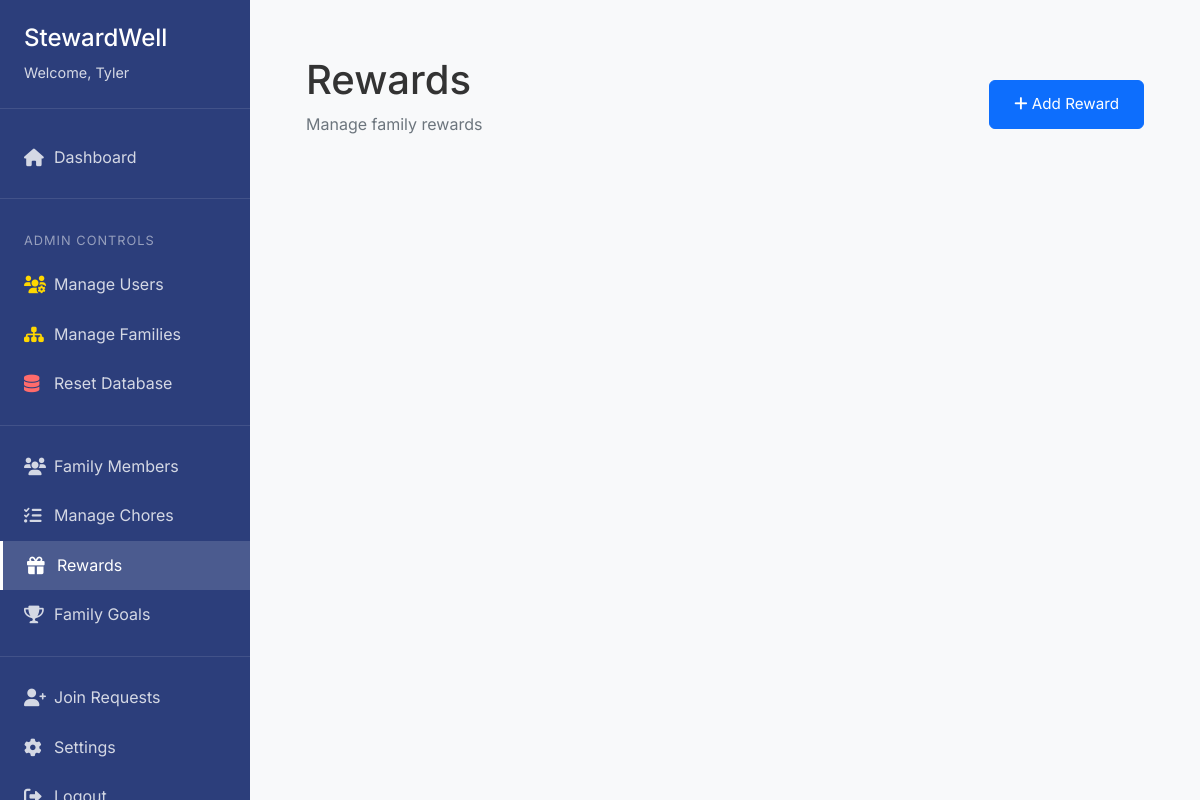
The app's page /rewards/ (signed in), older data.
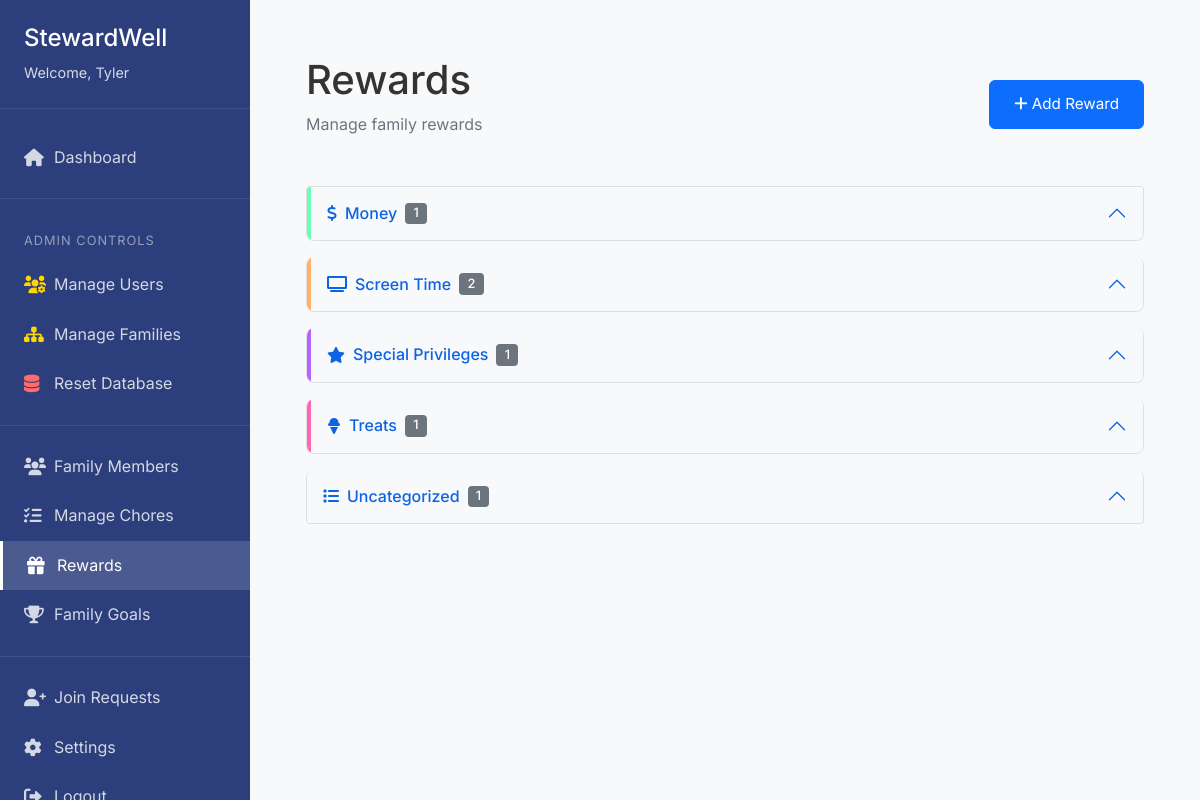
The same page, newer data.
### app/models/user.py (models this page shows)
class RewardCategory(db.Model):
    id = db.Column(db.Integer, primary_key=True)
    name = db.Column(db.String(50), nullable=False)
    color = db.Column(db.String(7), default="#6c757d")  # Hex color code
    icon = db.Column(db.String(50))  # FontAwesome icon name
    created_at = db.Column(db.DateTime, default=datetime.utcnow)
    family_id = db.Column(db.Integer, db.ForeignKey('family.id'), nullable=False)
    created_by_id = db.Column(db.Integer, db.ForeignKey('user.id'), nullable=False)
    rewards = db.relationship('Reward', backref='category', lazy='dynamic')
    created_by = db.relationship('User', foreign_keys=[created_by_id])

### app/controllers/rewards.py (the view, shortened to what this page needs)
@rewards_bp.route('/')
@login_required
def list_rewards():
    if current_user.is_parent:
        rewards = Reward.query.filter_by(family_id=current_user.family_id).all()
        pending_redemptions = RewardRedemption.query.filter_by(
            status='pending'
        ).join(Reward).filter(
            Reward.family_id == current_user.family_id
        ).all()
    categories = RewardCategory.query.filter_by(
        family_id=current_user.family_id
    ).order_by(RewardCategory.name).all()
    return render_template('rewards/list.html',
                         rewards=rewards,
                         pending_redemptions=pending_redemptions,
                         categories=categories,
                         user_coins=current_user.coins)

### app/__init__.py (called while the page is built)
@login_manager.user_loader
def load_user(id):
    from app.models.user import User
    return User.query.get(int(id))

### app/templates/rewards/list.html (shortened to what this page needs)
{% extends "base.html" %}
{% block authenticated_content %}
<div class="content-container">
    <div class="page-header d-flex justify-content-between align-items-center">
        <div>
            <h1>Rewards</h1>
            {% if current_user.is_parent %}
                <p class="text-muted">Manage family rewards</p>
            {% else %}
                <p class="text-muted">Your Coins: {{ user_coins }}</p>
            {% endif %}
        </div>
        {% if current_user.is_parent %}
        <button class="btn btn-primary" data-bs-toggle="modal" data-bs-target="#addRewardModal">
            <i class="fas fa-plus"></i> Add Reward
        </button>
        {% endif %}
    </div>
    <div class="accordion" id="rewardsAccordion">
        {% for category in categories %}
        {% set category_rewards = rewards|selectattr('category_id', 'equalto', category.id)|list %}
        {% if category_rewards %}
        <div class="accordion-item mb-3">
            <h2 class="accordion-header" id="heading{{ category.id }}">
                <button class="accordion-button" type="button"
                        data-bs-toggle="collapse"
                        data-bs-target="#collapse{{ category.id }}"
                        style="border-left: 4px solid {{ category.color }}">
                    <i class="fas {{ category.icon }} me-2"></i>
                    {{ category.name }}
                    <span class="badge bg-secondary ms-2">{{ category_rewards|length }}</span>
                </button>
            </h2>
        </div>
        {% endif %}
        {% endfor %}
        {% set uncategorized_rewards = rewards|selectattr('category_id', 'none')|list %}
        {% if uncategorized_rewards %}
        <div class="accordion-item mb-3">
            <h2 class="accordion-header" id="headingUncategorized">
                <button class="accordion-button" type="button"
                        data-bs-toggle="collapse"
                        data-bs-target="#collapseUncategorized">
                    <i class="fas fa-list me-2"></i>
                    Uncategorized
                    <span class="badge bg-secondary ms-2">{{ uncategorized_rewards|length }}</span>
                </button>
            </h2>
        </div>
        {% endif %}
    </div>
</div>
{% endblock %}

Row changes from the older to the newer data that the page shows:
added RewardCategory: name "Money", category_rewards "1"
added RewardCategory: name "Screen Time", category_rewards "2"
added RewardCategory: name "Special Privileges", category_rewards "1"
added RewardCategory: name "Treats", category_rewards "1"
Text that changed along with them:
{{ uncategorized_rewards|length }}: (not shown) → "1"
text now shown: "Uncategorized"
